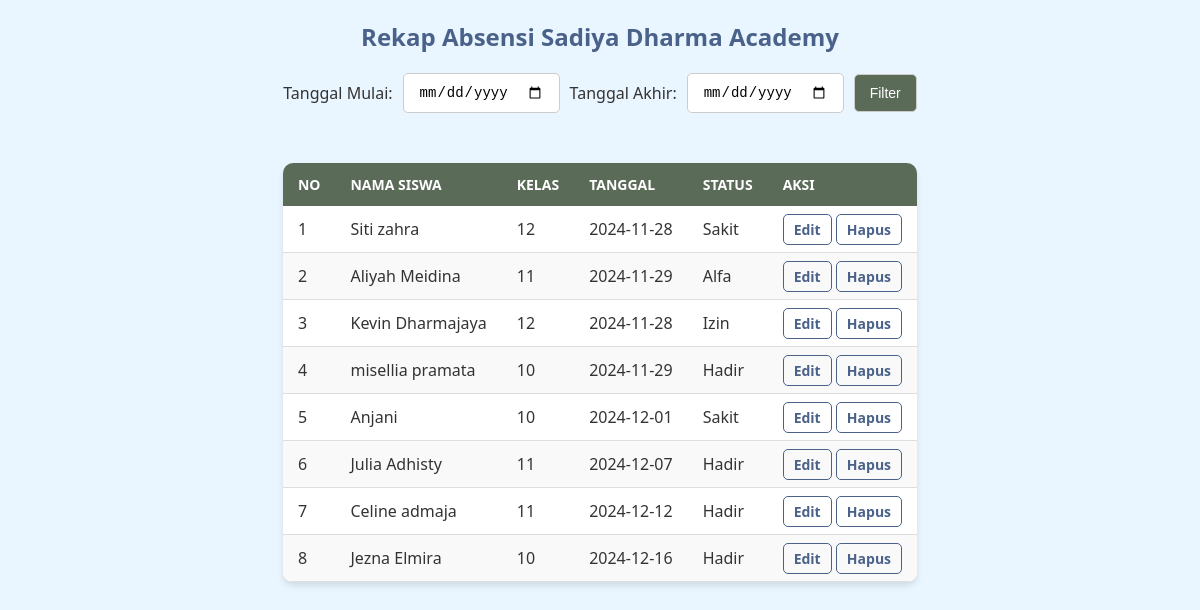
The page /modul/lihat_absensi.php on the database its author committed.
### tables this page shows
CREATE TABLE `absensi` (
  `id` int(11) NOT NULL,
  `id_siswa` int(11) NOT NULL,
  `tanggal` date NOT NULL,
  `status` enum('Hadir','Izin','Sakit','Alfa') NOT NULL
);

CREATE TABLE `siswa` (
  `id` int(11) NOT NULL,
  `nama` varchar(100) NOT NULL,
  `kelas` varchar(50) NOT NULL
);

### modul/lihat_absensi.php (the view, shortened to what this page needs)
<?php
include 'config/koneksi.php';
$start_date = isset($_POST['start_date']) ? $_POST['start_date'] : '';
$end_date = isset($_POST['end_date']) ? $_POST['end_date'] : '';
$sql = "SELECT absensi.id, siswa.nama, siswa.kelas, absensi.tanggal, absensi.status
        FROM absensi
        JOIN siswa ON absensi.id_siswa = siswa.id";
$stmt = $pdo->prepare($sql);
if (!empty($start_date) && !empty($end_date)) {
    $stmt->execute(['start_date' => $start_date, 'end_date' => $end_date]);
} else {
    $stmt->execute();
}
$data = $stmt->fetchAll(PDO::FETCH_ASSOC);
?>
<!DOCTYPE html>
<html lang="en">
<head>
</head>
<body>
    <h2>Rekap Absensi Sadiya Dharma Academy</h2>
    <form method="POST">
        <label for="start_date">Tanggal Mulai:</label>
        <input type="date" name="start_date" id="start_date" value="<?= $start_date; ?>" required>
        <label for="end_date">Tanggal Akhir:</label>
        <input type="date" name="end_date" id="end_date" value="<?= $end_date; ?>" required>
        <button type="submit">Filter</button>
    </form>
    <?php if (count($data) > 0): ?>
        <table>
            <thead>
                <tr>
                    <th>No</th>
                    <th>Nama Siswa</th>
                    <th>Kelas</th>
                    <th>Tanggal</th>
                    <th>Status</th>
                    <th>Aksi</th>
                </tr>
            </thead>
            <tbody>
                <?php $no = 1; ?>
                <?php foreach ($data as $row): ?>
                    <tr>
                        <td><?= $no++; ?></td>
                        <td><?= htmlspecialchars($row["nama"]); ?></td>
                        <td><?= htmlspecialchars($row["kelas"]); ?></td>
                        <td><?= htmlspecialchars($row["tanggal"]); ?></td>
                        <td><?= htmlspecialchars($row["status"]); ?></td>
                        <td>
                            <a href='index.php?page=edit&id=<?= $row["id"]; ?>'>Edit</a>
                            <a href='index.php?page=hapus&id=<?= $row["id"]; ?>' onclick="return confirm('Kamu yakin mau hapus?')">Hapus</a>
                        </td>
                    </tr>
                <?php endforeach; ?>
            </tbody>
        </table>
    <?php else: ?>
        <p class="no-data">Tidak ada data absensi dalam rentang tanggal ini...</p>
    <?php endif; ?>
</body>
</html>

### modul/lihat_absensi.php (style rules this page uses)
body { font-family: 'Segoe UI', Tahoma, Geneva, Verdana, sans-serif; background-color: #e9f5ff; margin: 0; padding: 0; color: #333; }
h2 { text-align: center; color: #4A628A; margin-top: 20px; margin-bottom: 20px; font-size: 24px; font-weight: bold; }
form { display: flex; justify-content: center; align-items: center; gap: 10px; margin-bottom: 20px; }
form input[type="date"], form button { padding: 10px 15px; border: 1px solid #ccc; border-radius: 5px; font-size: 14px; }
form button { background-color: #5A6C57; color: white; cursor: pointer; transition: all 0.3s ease; }
table { border-collapse: collapse; max-width: 700px; margin: 50px auto; padding: 10px; background: white; border-radius: 10px; box-shadow: 0 4px 6px rgba(0, 0, 0, 0.1); overflow: hidden; }
th, td { text-align: left; padding: 12px 15px; }
th { background-color: #5A6C57; color: white; text-transform: uppercase; font-size: 14px; }
tr:nth-child(even) { background-color: #f9f9f9; }
td { border-bottom: 1px solid #ddd; }
td a { text-decoration: none; color: #4A628A; font-weight: bold; font-size: 14px; padding: 5px 10px; border: 1px solid #4A628A; border-radius: 5px; transition: all 0.3s ease; }
td:last-child { text-align: center; }

### rows shown on the page
absensi: id_siswa.nama "Siti zahra", id_siswa.kelas "12", tanggal "2024-11-28", status "Sakit"
absensi: id_siswa.nama "Aliyah Meidina", id_siswa.kelas "11", tanggal "2024-11-29", status "Alfa"
absensi: id_siswa.nama "Kevin Dharmajaya", id_siswa.kelas "12", tanggal "2024-11-28", status "Izin"
absensi: id_siswa.nama "misellia pramata", id_siswa.kelas "10", tanggal "2024-11-29", status "Hadir"
absensi: id_siswa.nama "Anjani", id_siswa.kelas "10", tanggal "2024-12-01", status "Sakit"
absensi: id_siswa.nama "Julia Adhisty", id_siswa.kelas "11", tanggal "2024-12-07", status "Hadir"
absensi: id_siswa.nama "Celine admaja", id_siswa.kelas "11", tanggal "2024-12-12", status "Hadir"
absensi: id_siswa.nama "Jezna Elmira", id_siswa.kelas "10", tanggal "2024-12-16", status "Hadir"
